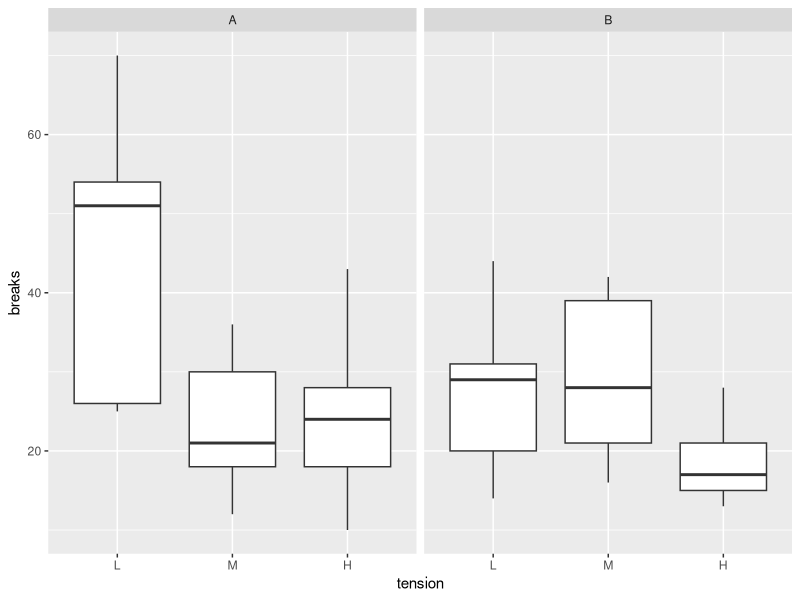

Recreate this plot in R.
## ---- chunk 1
data(warpbreaks)
head(warpbreaks)
## ---- chunk 2
library(ggplot2)
ggplot(warpbreaks, aes(x = tension, y = breaks)) + facet_wrap(. ~ wool) + geom_boxplot()
## ---- chunk 3
library(plyr)
df <- ddply(warpbreaks, .(wool,tension), summarize, breaks = sum(breaks))
print(df)
## ---- chunk 4
df <- xtabs(breaks~wool+tension, data = df)
print(df)
## ---- chunk 5
chi.result <- chisq.test(df)
print(chi.result$p.value)
## ---- chunk 6
print(chi.result$residuals)
## ---- chunk 7
fisher.result <- fisher.test(df)
print(fisher.result$p.value)
## ---- chunk 8
p.values <- rep(NA, 3)
for (i in seq(ncol(df))) {
    # compute strand breaks for tested stress vs other types of stress
    test.df <- cbind(df[, i], apply(df[,-i], 1, sum))
    tested.stress <- colnames(df)[i]
    colnames(test.df) <- c(tested.stress, "other") # for clarity
    test.res <- fisher.test(test.df, alternative = "greater")
    p.values[i] <- test.res$p.value
    names(p.values)[i] <- paste0(tested.stress, " vs others")
}
## ---- chunk 9
print(names(p.values)[which(p.values < 0.05/3)])
